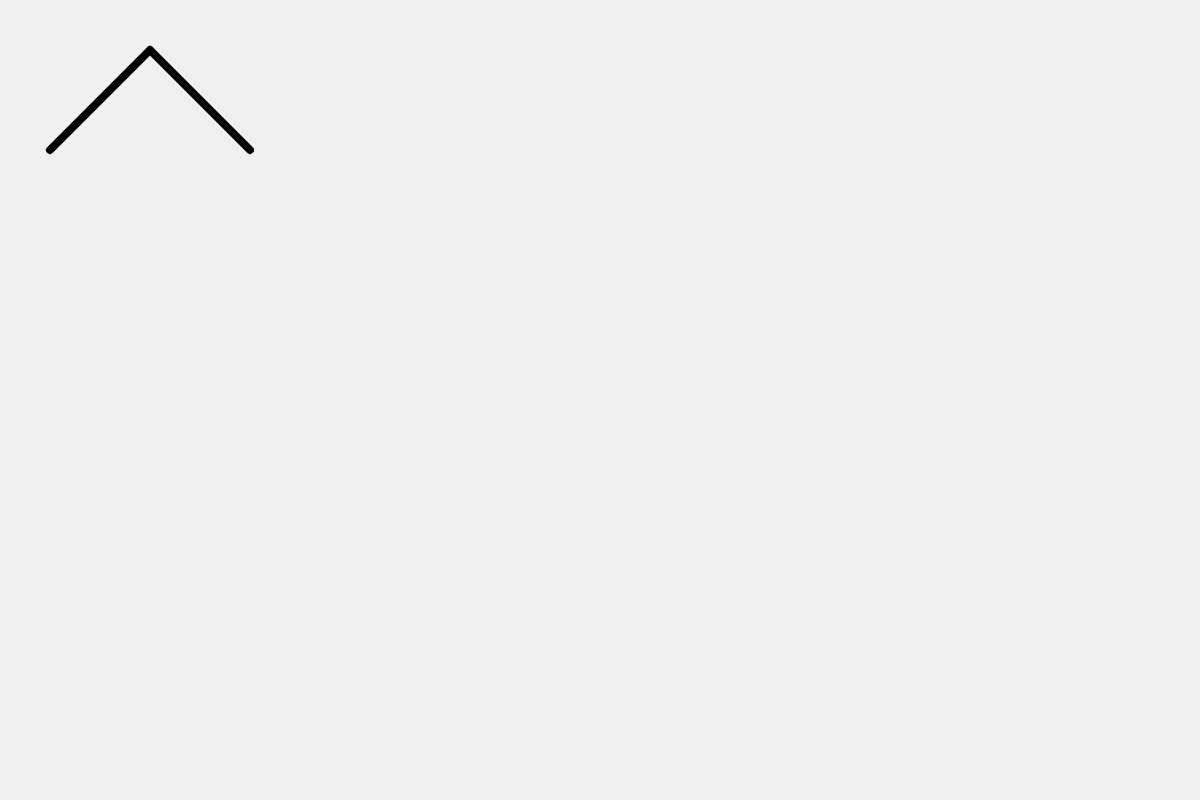
Frame 1 (no input)
Frame 60 (no input): identical to frame 1, image omitted
Frame 120 (the mouse pressed at the canvas centre since frame 60): identical to frame 1, image omitted

The p5.js sketch that drew this single still picture (run headless with seeded random() and noise() and a simulated clock; from frame 60 on, the mouse is pressed at the canvas centre):

// p5.js sketch
// ── sketch.js

function setup() {
  createCanvas(1200,800);
}

function draw() {
   background(240);

   smooth();
   strokeWeight(8);
   line(50,150,150,50);

  // sin suavizado
  noSmooth();
  line(250,150,150,50);


}
